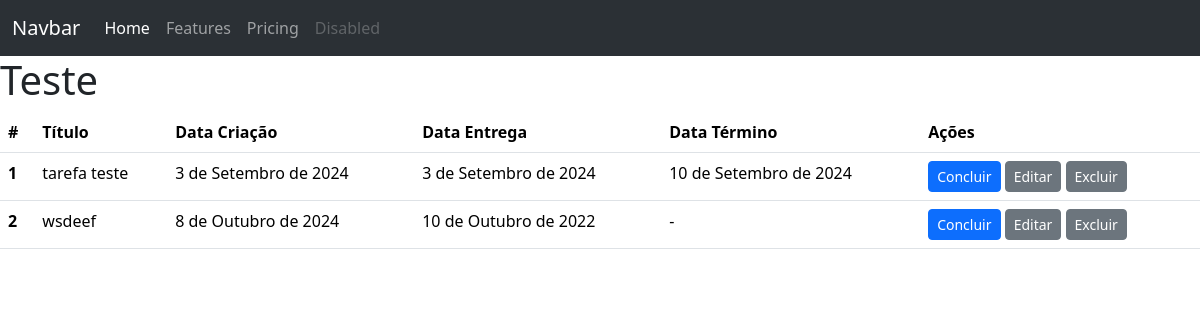
The app's page /, older data.
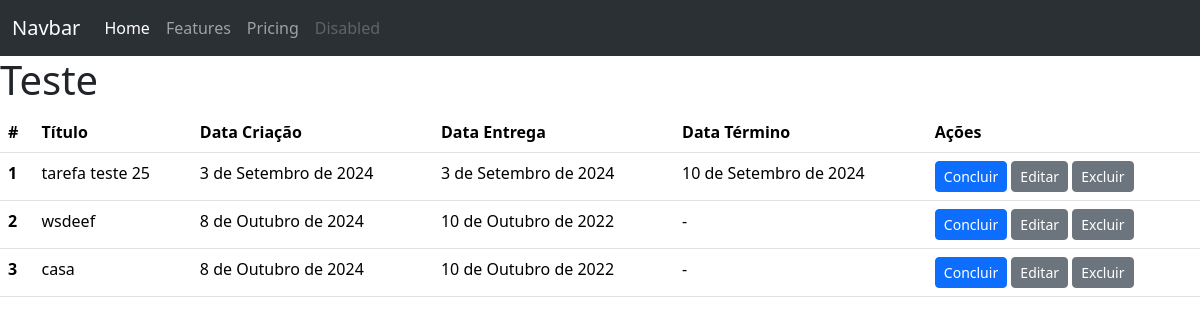
The same page, newer data.
### todos/models.py (models this page shows)
class Todo(models.Model):
    title = models.CharField(max_length=100, null=False, blank=False)
    created_at = models.DateField(auto_now_add=True, null=False, blank=False)
    deadline = models.DateField(null=False, blank=False)  #
    finished_at = models.DateField(null=True)

### todos/views.py (the view)
class TodoListView(ListView):
    model = Todo

### todos/templates/todos/todo_list.html (shortened to what this page needs)
<!DOCTYPE html>
<html lang="pt-br">
<head>
    <link
        href="https://cdn.jsdelivr.net/npm/bootstrap@5.3.3/dist/css/bootstrap.min.css"
        rel="stylesheet"
    />
</head>
<body>
    <nav class="navbar navbar-expand-lg bg-body-tertiary" data-bs-theme="dark">
        <div class="container-fluid">
            <a class="navbar-brand" href="#">Navbar</a>
            <div class="collapse navbar-collapse" id="navbarNavAltMarkup">
                <div class="navbar-nav">
                    <a class="nav-link active" aria-current="page" href="#">Home</a>
                    <a class="nav-link" href="#">Features</a>
                    <a class="nav-link" href="#">Pricing</a>
                    <a class="nav-link disabled" aria-disabled="true">Disabled</a>
                </div>
            </div>
        </div>
    </nav>
    <main>
        <h1>Teste</h1>
        <table class="table">
            <thead>
                <tr>
                    <th scope="col">#</th>
                    <th scope="col">Título</th>
                    <th scope="col">Data Criação</th>
                    <th scope="col">Data Entrega</th>
                    <th scope="col">Data Término</th>
                    <th scope="col">Ações</th>
                </tr>
            </thead>
            <tbody>
                {% for todo in todo_list %}
                <tr>
                    <th scope="row">{{ todo.id }}</th>
                    <td>{{ todo.title }}</td>
                    <td>{{ todo.created_at }}</td>
                    <td>{{ todo.deadline }}</td>
                    <td>{{ todo.finished_at | default:"-" }}</td>
                    <td>
                        <a href="#" class="btn btn-primary btn-sm">Concluir</a>
                        <a href="{% url 'update_view' pk=todo.pk %}" class="btn btn-secondary btn-sm">Editar</a>
                        <a href="{% url 'todo_delete' pk=todo.pk %}" class="btn btn-secondary btn-sm">Excluir</a>
                    </td>
                </tr>
                {% endfor %}
            </tbody>
        </table>
    </main>
</body>
</html>

Row changes from the older to the newer data that the page shows:
changed Todo id 1: title "tarefa teste" → "tarefa teste 25"
added Todo: id "3", title "casa", created_at "8 de Outubro de 2024", deadline "10 de Outubro de 2022", finished_at "-"
